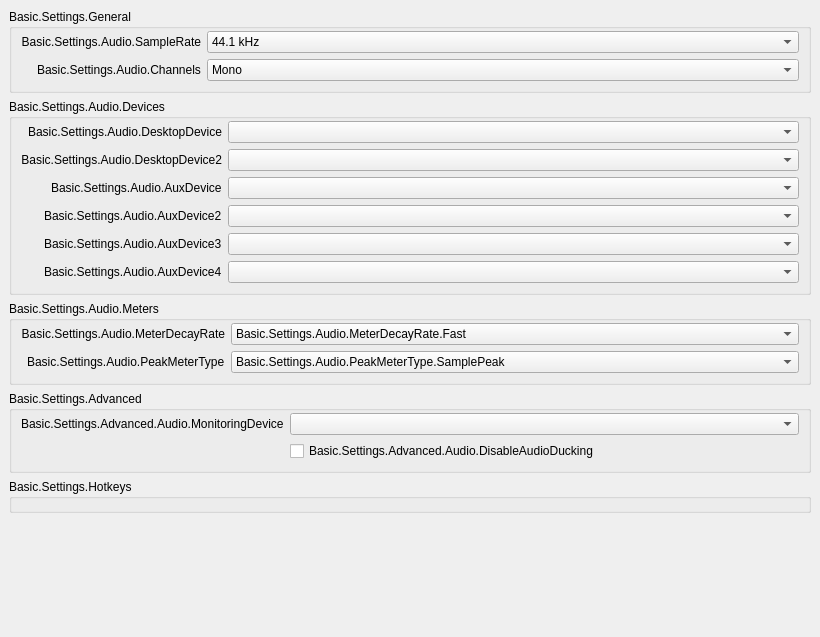
           <widget class="QWidget" name="scrollAreaWidgetContents_50">
            <property name="geometry">
             <rect>
              <x>0</x>
              <y>0</y>
              <width>820</width>
              <height>637</height>
             </rect>
            </property>
            <layout class="QVBoxLayout" name="verticalLayout_50">
             <property name="leftMargin">
              <number>0</number>
             </property>
             <property name="topMargin">
              <number>0</number>
             </property>
             <property name="rightMargin">
              <number>0</number>
             </property>
             <property name="bottomMargin">
              <number>9</number>
             </property>
             <item>
              <widget class="QFrame" name="widget_50">
               <layout class="QVBoxLayout" name="verticalLayout_51">
                <item>
                 <widget class="QGroupBox" name="audioGeneralGroupBox">
                  <property name="title">
                   <string>Basic.Settings.General</string>
                  </property>
                  <layout class="QFormLayout" name="formLayout_52">
                   <property name="fieldGrowthPolicy">
                    <enum>QFormLayout::AllNonFixedFieldsGrow</enum>
                   </property>
                   <property name="labelAlignment">
                    <set>Qt::AlignRight|Qt::AlignTrailing|Qt::AlignVCenter</set>
                   </property>
                   <property name="topMargin">
                    <number>2</number>
                   </property>
                   <item row="0" column="0">
                    <widget class="QLabel" name="label_14">
                     <property name="minimumSize">
                      <size>
                       <width>170</width>
                       <height>0</height>
                      </size>
                     </property>
                     <property name="text">
                      <string>Basic.Settings.Audio.SampleRate</string>
                     </property>
                     <property name="alignment">
                      <set>Qt::AlignRight|Qt::AlignTrailing|Qt::AlignVCenter</set>
                     </property>
                     <property name="buddy">
                      <cstring>sampleRate</cstring>
                     </property>
                    </widget>
                   </item>
                   <item row="0" column="1">
                    <widget class="QComboBox" name="sampleRate">
                     <property name="currentText">
                      <string notr="true">44.1 kHz</string>
                     </property>
                     <property name="currentIndex">
                      <number>0</number>
                     </property>
                     <item>
                      <property name="text">
                       <string>44.1 kHz</string>
                      </property>
                     </item>
                     <item>
                      <property name="text">
                       <string>48 kHz</string>
                      </property>
                     </item>
                    </widget>
                   </item>
                   <item row="1" column="0">
                    <widget class="QLabel" name="label_15">
                     <property name="text">
                      <string>Basic.Settings.Audio.Channels</string>
                     </property>
                     <property name="buddy">
                      <cstring>channelSetup</cstring>
                     </property>
                    </widget>
                   </item>
                   <item row="1" column="1">
                    <widget class="QComboBox" name="channelSetup">
                     <property name="currentText">
                      <string>Mono</string>
                     </property>
                     <property name="currentIndex">
                      <number>0</number>
                     </property>
                     <item>
                      <property name="text">
                       <string>Mono</string>
                      </property>
                     </item>
                     <item>
                      <property name="text">
                       <string>Stereo</string>
                      </property>
                     </item>
                     <item>
                      <property name="text">
                       <string>2.1</string>
                      </property>
                     </item>
                     <item>
                      <property name="text">
                       <string>4.0</string>
                      </property>
                     </item>
                     <item>
                      <property name="text">
                       <string>4.1</string>
                      </property>
                     </item>
                     <item>
                      <property name="text">
                       <string>5.1</string>
                      </property>
                     </item>
                     <item>
                      <property name="text">
                       <string>7.1</string>
                      </property>
                     </item>
                    </widget>
                   </item>
                  </layout>
                 </widget>
                </item>
                <item>
                 <widget class="QGroupBox" name="audioDevicesGroupBox">
                  <property name="title">
                   <string>Basic.Settings.Audio.Devices</string>
                  </property>
                  <layout class="QFormLayout" name="formLayout_53">
                   <property name="fieldGrowthPolicy">
                    <enum>QFormLayout::AllNonFixedFieldsGrow</enum>
                   </property>
                   <property name="labelAlignment">
                    <set>Qt::AlignRight|Qt::AlignTrailing|Qt::AlignVCenter</set>
                   </property>
                   <property name="topMargin">
                    <number>2</number>
                   </property>
                   <item row="0" column="0">
                    <widget class="QLabel" name="label_2">
                     <property name="minimumSize">
                      <size>
                       <width>170</width>
                       <height>0</height>
                      </size>
                     </property>
                     <property name="text">
                      <string>Basic.Settings.Audio.DesktopDevice</string>
                     </property>
                     <property name="alignment">
                      <set>Qt::AlignRight|Qt::AlignTrailing|Qt::AlignVCenter</set>
                     </property>
                     <property name="buddy">
                      <cstring>desktopAudioDevice1</cstring>
                     </property>
                    </widget>
                   </item>
                   <item row="0" column="1">
                    <widget class="QComboBox" name="desktopAudioDevice1">
                     <property name="enabled">
                      <bool>true</bool>
                     </property>
                    </widget>
                   </item>
                   <item row="1" column="0">
                    <widget class="QLabel" name="label_3">
                     <property name="text">
                      <string>Basic.Settings.Audio.DesktopDevice2</string>
                     </property>
                     <property name="alignment">
                      <set>Qt::AlignRight|Qt::AlignTrailing|Qt::AlignVCenter</set>
                     </property>
                     <property name="buddy">
                      <cstring>desktopAudioDevice2</cstring>
                     </property>
                    </widget>
                   </item>
                   <item row="1" column="1">
                    <widget class="QComboBox" name="desktopAudioDevice2">
                     <property name="enabled">
                      <bool>true</bool>
                     </property>
                    </widget>
                   </item>
                   <item row="2" column="0">
                    <widget class="QLabel" name="label_4">
                     <property name="text">
                      <string>Basic.Settings.Audio.AuxDevice</string>
                     </property>
                     <property name="buddy">
                      <cstring>auxAudioDevice1</cstring>
                     </property>
                    </widget>
                   </item>
                   <item row="2" column="1">
                    <widget class="QComboBox" name="auxAudioDevice1">
                     <property name="enabled">
                      <bool>true</bool>
                     </property>
                    </widget>
                   </item>
                   <item row="3" column="0">
                    <widget class="QLabel" name="label_5">
                     <property name="text">
                      <string>Basic.Settings.Audio.AuxDevice2</string>
                     </property>
                     <property name="buddy">
                      <cstring>auxAudioDevice2</cstring>
                     </property>
                    </widget>
                   </item>
                   <item row="3" column="1">
                    <widget class="QComboBox" name="auxAudioDevice2">
                     <property name="enabled">
                      <bool>true</bool>
                     </property>
                    </widget>
                   </item>
                   <item row="4" column="0">
                    <widget class="QLabel" name="label_6">
                     <property name="text">
                      <string>Basic.Settings.Audio.AuxDevice3</string>
                     </property>
                     <property name="buddy">
                      <cstring>auxAudioDevice3</cstring>
                     </property>
                    </widget>
                   </item>
                   <item row="4" column="1">
                    <widget class="QComboBox" name="auxAudioDevice3">
                     <property name="enabled">
                      <bool>true</bool>
                     </property>
                    </widget>
                   </item>
                   <item row="5" column="1">
                    <widget class="QComboBox" name="auxAudioDevice4">
                     <property name="enabled">
                      <bool>true</bool>
                     </property>
                    </widget>
                   </item>
                   <item row="5" column="0">
                    <widget class="QLabel" name="label_67">
                     <property name="text">
                      <string>Basic.Settings.Audio.AuxDevice4</string>
                     </property>
                     <property name="buddy">
                      <cstring>auxAudioDevice4</cstring>
                     </property>
                    </widget>
                   </item>
                  </layout>
                 </widget>
                </item>
                <item>
                 <widget class="QGroupBox" name="audioMetersGroupBox">
                  <property name="title">
                   <string>Basic.Settings.Audio.Meters</string>
                  </property>
                  <layout class="QFormLayout" name="formLayout_54">
                   <property name="fieldGrowthPolicy">
                    <enum>QFormLayout::AllNonFixedFieldsGrow</enum>
                   </property>
                   <property name="labelAlignment">
                    <set>Qt::AlignRight|Qt::AlignTrailing|Qt::AlignVCenter</set>
                   </property>
                   <property name="topMargin">
                    <number>2</number>
                   </property>
                   <item row="0" column="0">
                    <widget class="QLabel" name="label_65">
                     <property name="minimumSize">
                      <size>
                       <width>170</width>
                       <height>0</height>
                      </size>
                     </property>
                     <property name="text">
                      <string>Basic.Settings.Audio.MeterDecayRate</string>
                     </property>
                     <property name="alignment">
                      <set>Qt::AlignRight|Qt::AlignTrailing|Qt::AlignVCenter</set>
                     </property>
                     <property name="buddy">
                      <cstring>meterDecayRate</cstring>
                     </property>
                    </widget>
                   </item>
                   <item row="0" column="1">
                    <widget class="QComboBox" name="meterDecayRate">
                     <property name="currentText">
                      <string>Basic.Settings.Audio.MeterDecayRate.Fast</string>
                     </property>
                     <property name="currentIndex">
                      <number>0</number>
                     </property>
                     <item>
                      <property name="text">
                       <string>Basic.Settings.Audio.MeterDecayRate.Fast</string>
                      </property>
                     </item>
                     <item>
                      <property name="text">
                       <string>Basic.Settings.Audio.MeterDecayRate.Medium</string>
                      </property>
                     </item>
                     <item>
                      <property name="text">
                       <string>Basic.Settings.Audio.MeterDecayRate.Slow</string>
                      </property>
                     </item>
                    </widget>
                   </item>
                   <item row="1" column="0">
                    <widget class="QLabel" name="label_66">
                     <property name="text">
                      <string>Basic.Settings.Audio.PeakMeterType</string>
                     </property>
                     <property name="buddy">
                      <cstring>peakMeterType</cstring>
                     </property>
                    </widget>
                   </item>
                   <item row="1" column="1">
                    <widget class="QComboBox" name="peakMeterType">
                     <property name="currentIndex">
                      <number>0</number>
                     </property>
                     <item>
                      <property name="text">
                       <string>Basic.Settings.Audio.PeakMeterType.SamplePeak</string>
                      </property>
                     </item>
                     <item>
                      <property name="text">
                       <string>Basic.Settings.Audio.PeakMeterType.TruePeak</string>
                      </property>
                     </item>
                    </widget>
                   </item>
                  </layout>
                 </widget>
                </item>
                <item>
                 <widget class="QGroupBox" name="audioAdvGroupBox">
                  <property name="title">
                   <string>Basic.Settings.Advanced</string>
                  </property>
                  <layout class="QFormLayout" name="formLayout_56">
                   <property name="fieldGrowthPolicy">
                    <enum>QFormLayout::AllNonFixedFieldsGrow</enum>
                   </property>
                   <property name="labelAlignment">
                    <set>Qt::AlignRight|Qt::AlignTrailing|Qt::AlignVCenter</set>
                   </property>
                   <property name="topMargin">
                    <number>2</number>
                   </property>
                   <item row="0" column="0">
                    <widget class="QLabel" name="monitoringDeviceLabel">
                     <property name="text">
                      <string>Basic.Settings.Advanced.Audio.MonitoringDevice</string>
                     </property>
                     <property name="buddy">
                      <cstring>monitoringDevice</cstring>
                     </property>
                    </widget>
                   </item>
                   <item row="0" column="1">
                    <widget class="QComboBox" name="monitoringDevice"/>
                   </item>
                   <item row="1" column="0">
                    <spacer name="horizontalSpacer_11">
                     <property name="orientation">
                      <enum>Qt::Horizontal</enum>
                     </property>
                     <property name="sizeHint" stdset="0">
                      <size>
                       <width>170</width>
                       <height>20</height>
                      </size>
                     </property>
                    </spacer>
                   </item>
                   <item row="1" column="1">
                    <widget class="QCheckBox" name="disableAudioDucking">
                     <property name="text">
                      <string>Basic.Settings.Advanced.Audio.DisableAudioDucking</string>
                     </property>
                    </widget>
                   </item>
                  </layout>
                 </widget>
                </item>
                <item>
                 <widget class="QGroupBox" name="audioHotkeysGroupBox">
                  <property name="title">
                   <string>Basic.Settings.Hotkeys</string>
                  </property>
                  <layout class="QFormLayout" name="audioSourceLayout">
                   <property name="fieldGrowthPolicy">
                    <enum>QFormLayout::AllNonFixedFieldsGrow</enum>
                   </property>
                   <property name="labelAlignment">
                    <set>Qt::AlignRight|Qt::AlignTrailing|Qt::AlignVCenter</set>
                   </property>
                   <property name="topMargin">
                    <number>2</number>
                   </property>
                  </layout>
                 </widget>
                </item>
                <item>
                 <spacer name="verticalSpacer_4">
                  <property name="orientation">
                   <enum>Qt::Vertical</enum>
                  </property>
                  <property name="sizeHint" stdset="0">
                   <size>
                    <width>20</width>
                    <height>0</height>
                   </size>
                  </property>
                 </spacer>
                </item>
               </layout>
              </widget>
             </item>
            </layout>
           </widget>
